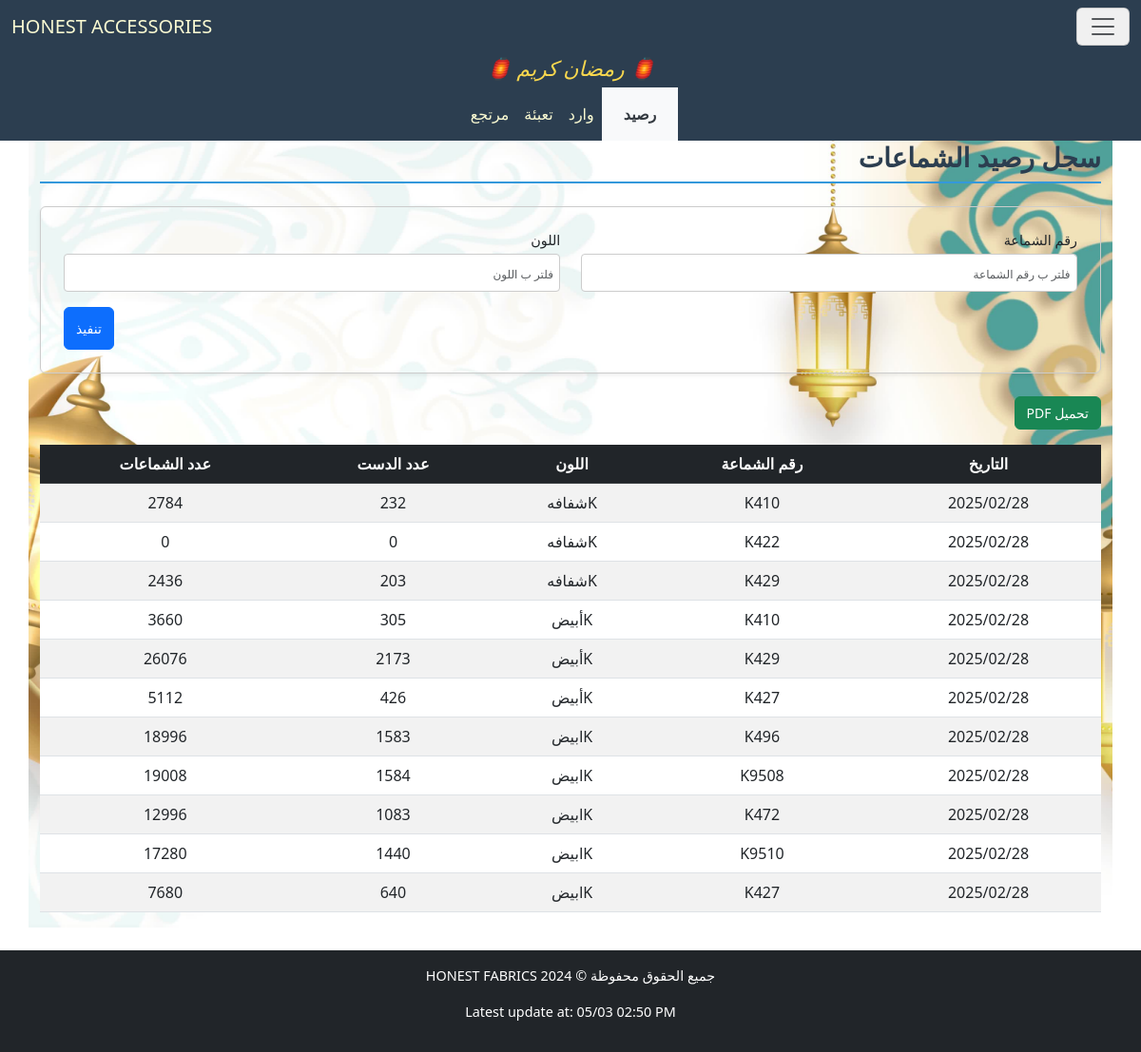
The page /accessories/HangerStock/ on the database its author committed.
### accessories/models.py (models this page shows)
class BaseModel(models.Model):
    date = models.DateField("التاريخ", null=True, blank=True)
    class Meta:
        abstract = True

class HangerBaseModel(IDBaseModel):
    hanger_number = models.CharField("رقم الشماعة", max_length=255, null=True, blank=True)
    color = models.CharField("اللون", max_length=255, null=True, blank=True)
    sets_count = models.IntegerField("عدد الدست", null=True, blank=True)
    hangers_count = models.IntegerField("عدد الشماعات", null=True, blank=True)
    class Meta:
        abstract = True

class HangerStock(BaseModel, HangerBaseModel):
    pass

### accessories/views.py (the view)
# urls.py: path('HangerStock/', HangerStockView.as_view(), name='HangerStockView'),
class HangerStockView(FilterableListView):
    template_name = "accessories/HangerStock.html"
    model = HangerStock
    filter_fields = ['hanger_number', 'color']
    columns = ["التاريخ","رقم الشماعة","اللون","عدد الدست","عدد الشماعات",]

### accessories/views.py (called while the page is built)
    def get_queryset(self):
        queryset = super().get_queryset()
        filters = Q()
        for field in self.filter_fields:
            filter_value = self.request.GET.get(field)
            if filter_value:
                filters &= Q(**{f"{field}__icontains": filter_value})
        filtered_queryset = queryset.filter(filters)
        try:
            filtered_queryset = filtered_queryset.order_by('-date')
        except:
            pass
        return filtered_queryset

    def get_context_data(self, **kwargs):
        context = super().get_context_data(**kwargs)
        update = Updates.objects.all().order_by('-date').first()
        context['update'] = localtime(update.date).strftime("%d/%m %I:%M %p") if update and update.date else None
        context['columns'] = self.columns
        model_meta = self.model._meta
        context['filter_fields'] = [
            {
                'field_name': field,
                'verbose_name': model_meta.get_field(field).verbose_name,
                'value': self.request.GET.get(field) or "",
            }
            for field in self.filter_fields
        ]
        return context

### accessories/templates/accessories/HangerStock.html (shortened to what this page needs)
{% extends "accessories/layout.html" %}
{% load static %}
{% block home_page %}
<a class="navbar-brand" href="{% url 'CartonSuppliesView' %}">HONEST ACCESSORIES</a>
{% endblock %}
{% block navbar_links_small %}
<li class="p-2 nav-item nav_link_active">
    <a class="nav-link" aria-current="page" href="{% url 'HangerStockView' %}">رصيد</a>
</li>
<li class="p-2 nav-item">
    <a class="nav-link active" aria-current="page" href="{% url 'HangerSuppliesView' %}">وارد</a>
</li>
<li class="p-2 nav-item">
    <a class="nav-link active" aria-current="page" href="{% url 'PackagingHangerView' %}">تعبئة</a>
</li>
<li class="p-2 nav-item">
    <a class="nav-link active" aria-current="page" href="{% url 'ReturnHangerView' %}">مرتجع</a>
</li>
{% endblock %}
{% block body %}
    <h2 class="section-title pt-4">سجل رصيد الشماعات</h2>
    <form method="get" class="filter-form-flex mb-4 p-4 rounded shadow-sm">
        {% for filter_field in filter_fields %}
        <div class="form-group mb-3">
            <label for="filter_{{ forloop.counter }}" class="form-label">{{ filter_field.verbose_name }}</label>
            <input type="text" id="filter_{{ forloop.counter }}" name="{{ filter_field.field_name }}"
                   placeholder="فلتر ب {{ filter_field.verbose_name }}"
                   class="form-control"
                   value="{{ filter_field.value }}">
        </div>
        {% endfor %}
        <div class="submit-container">
            <button type="submit" class="btn btn-primary submit-btn">تنفيذ</button>
        </div>
    </form>
    <button onclick="generatePDF()" class="btn btn-success mb-3">تحميل PDF</button>
    <div style="overflow-y: auto; max-height: 70vh; position: relative;" class="table-responsive mb-4">
        <table id="data-table" class="table table-striped">
            <thead class="table-dark">
                <tr>
                    <th style="position: sticky; top: 0;" >التاريخ</th>
                    <th style="position: sticky; top: 0;" >رقم الشماعة</th>
                    <th style="position: sticky; top: 0;" >اللون</th>
                    <th style="position: sticky; top: 0;" >عدد الدست</th>
                    <th style="position: sticky; top: 0;" >عدد الشماعات</th>
                </tr>
            </thead>
            <tbody>
                {% for model in models %}
                <tr>
                    <td>{{ model.date|date:"Y/m/d" }}</td>
                    <td>{{ model.hanger_number }}</td>
                    <td>{{ model.color }}</td>
                    <td>{{ model.sets_count }}</td>
                    <td>{{ model.hangers_count }}</td>
                </tr>
                {% empty %}
                <tr>
                    <td colspan="5" class="text-center">لا يوجد عناصر</td>
                </tr>
                {% endfor %}
            </tbody>
        </table>
    </div>
{% endblock body %}

### cloth/static/cloth/styles.css (style rules this page uses)
:root { --primary-color: #3498db; --light-blue: #3db1ff5e; --secondary-color: #2c3e50; --success-color: #2ecc71; --danger-color: #e74c3c; --warning-color: #f1c40f; --light-bg: #f8f9fa; --dark-bg: #343a40; --light-text: lightgoldenrodyellow; --golden-text: rgb(255, 255, 0); --border-color: #dee2e6; --white-color: #ffffff; }
*, *::before, *::after { box-sizing: border-box; }
ul, div { padding: 0; margin: 0; }
body { background-color: var(--light-bg); margin-inline: 0; font-family: 'Segoe UI', Tahoma, Geneva, Verdana, sans-serif; line-height: 1.6; font-size: 16px; }
#navbar, #navbar a, #navbar-menu-body, #navbar-menu-body a { color: var(--light-text); }
.section-title { color: var(--secondary-color); border-bottom: 2px solid var(--primary-color); padding-bottom: 0.5rem; margin-bottom: 1.5rem; font-weight: bold; }
.table { border-collapse: separate; border-spacing: 0; border-radius: 8px; width: 100%; }
.table th, .table td { text-align: center; vertical-align: middle; padding: 10px; }
.table-striped tbody tr:nth-of-type(odd) { background-color: var(--light-bg); }
.table-dark th { background-color: var(--secondary-color); color: var(--light-text); }
.table-responsive { overflow-x: auto; }
.table-responsive table th, .table-responsive table td { white-space: nowrap; min-width: fit-content; }
.table-responsive table { width: 100%; table-layout: auto; }
.filter-form-flex { display: flex; flex-wrap: wrap; padding: 1rem; border: 1px solid #ccc; border-radius: 8px; justify-content: space-between; column-gap: 2px; direction: rtl; }
.filter-form-flex .form-group { display: flex; flex-direction: column; margin-bottom: 5px; width: 49%; }
.filter-form-flex .form-label { font-size: 0.9rem; margin-bottom: 0.25rem; }
.filter-form-flex .form-control { border: 1px solid #ccc; border-radius: 4px; padding: 0.4rem; font-size: 0.9rem; }
.filter-form-flex input[type="text"], .filter-form-flex input[type="number"], .filter-form-flex input[type="date"] { width: 100%; height: 40px; }
.submit-container { display: flex; justify-content: flex-end; width: 100%; }
.filter-form-flex .submit-btn { width: auto; height: 45px; font-size: 1rem; }
@media (max-width: 1200px) { body { font-size: 15px; } }
@media (max-width: 1200px) { h4.section-title, h2 { font-size: 28px !important; } }
@media (max-width: 1200px) { p.lead, .oped_details_btn, .btn { font-size: 14px !important; } }
@media (max-width: 1200px) { ::placeholder { font-size: 12px !important; } }
.nav_link_active { background-color: var(--light-bg) !important; }
.nav_link_active a { color: var(--dark-bg) !important; padding-inline: 15px; font-weight: 600; }

### rows shown on the page
HangerStock: date "2025/02/28", hanger_number "K410", color "Kشفافه", sets_count "232", hangers_count "2784"
HangerStock: date "2025/02/28", hanger_number "K422", color "Kشفافه", sets_count "0", hangers_count "0"
HangerStock: date "2025/02/28", hanger_number "K429", color "Kشفافه", sets_count "203", hangers_count "2436"
HangerStock: date "2025/02/28", hanger_number "K410", color "Kأبيض", sets_count "305", hangers_count "3660"
HangerStock: date "2025/02/28", hanger_number "K429", color "Kأبيض", sets_count "2173", hangers_count "26076"
HangerStock: date "2025/02/28", hanger_number "K427", color "Kأبيض", sets_count "426", hangers_count "5112"
HangerStock: date "2025/02/28", hanger_number "K496", color "Kابيض", sets_count "1583", hangers_count "18996"
HangerStock: date "2025/02/28", hanger_number "K9508", color "Kابيض", sets_count "1584", hangers_count "19008"
HangerStock: date "2025/02/28", hanger_number "K472", color "Kابيض", sets_count "1083", hangers_count "12996"
HangerStock: date "2025/02/28", hanger_number "K9510", color "Kابيض", sets_count "1440", hangers_count "17280"
HangerStock: date "2025/02/28", hanger_number "K427", color "Kابيض", sets_count "640", hangers_count "7680"

### other values the page prints
{{ filter_field.verbose_name }} "رقم الشماعة" "اللون"
{{ update }} "05/03 02:50 PM"
